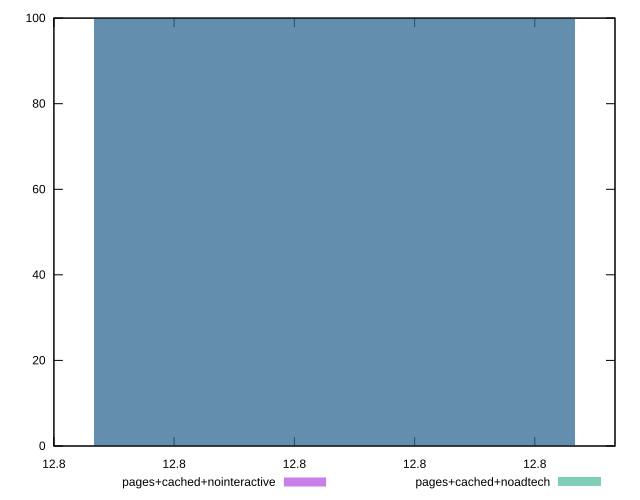

The script that saved this image:
reset
set terminal svg size 640, 500 enhanced background rgb 'white'
set output "report_00007_2020-12-11T15:55:29.892Z/estimated-input-latency/comparison/histogram/3_vs_4.svg"

$pagesCachedNointeractive <<EOF
12.800000000000008 100
EOF

$pagesCachedNoadtech <<EOF
12.800000000000008 100
EOF

set key outside below
set boxwidth 2.0780598959513043e-14
set yrange [0:100]
set style fill transparent solid 0.5 noborder

plot \
  $pagesCachedNointeractive title "pages+cached+nointeractive" with boxes, \
  $pagesCachedNoadtech title "pages+cached+noadtech" with boxes, \


reset
